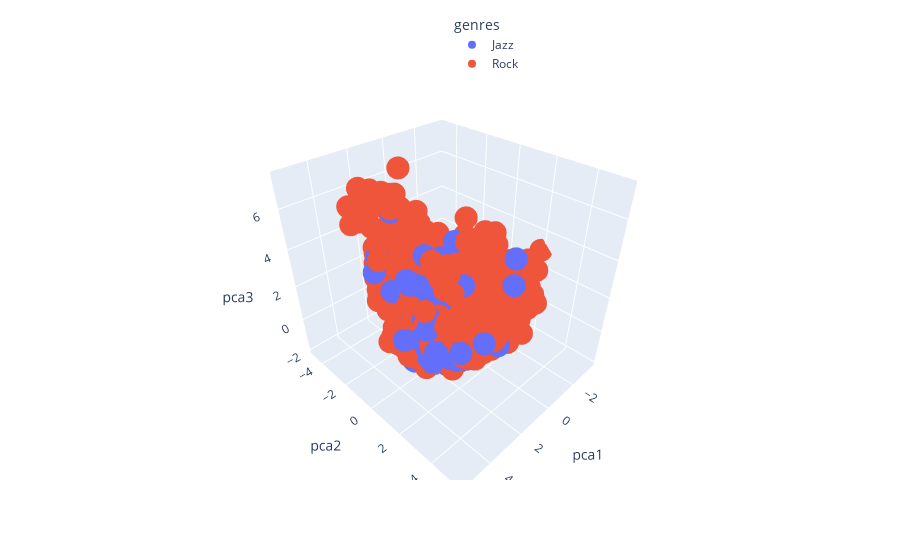

Source (notebook cell):
### Markdown cell above
### 2.3 Plot PCA in 3D

### Code cell
# 3D PCA
#total_var = pca.explained_variance_ratio_.sum() * 100

fig = px.scatter_3d(
    df, x='pca1', y='pca2', z='pca3', color='genres',
    #title=f'Total Explained Variance: {total_var:.2f}%',
    #labels={'0': 'PC 1', '1': 'PC 2', '2': 'PC 3'}
)
fig.update_layout(legend=dict(
    orientation="v",
    yanchor="bottom",
    y=1,
    xanchor="right",
    x=0.6
))
fig.show()

### Figure 1 — Plotly figure (JSON) as saved in the notebook; plotly's stock layout.template omitted (floating-point values rounded to 4 significant figures; data arrays with more than 128 entries replaced by an {"elided": "..."} marker saying what was removed)
{"data": [{"hovertemplate": "genres=Jazz<br>pca1=%{x}<br>pca2=%{y}<br>pca3=%{z}<extra></extra>", "legendgroup": "Jazz", "marker": {"color": "#636efa", "symbol": "circle"}, "mode": "markers", "name": "Jazz", "scene": "scene", "showlegend": true, "type": "scatter3d", "x": {"elided": "241 float values"}, "y": {"elided": "241 float values"}, "z": {"elided": "241 float values"}}, {"hovertemplate": "genres=Rock<br>pca1=%{x}<br>pca2=%{y}<br>pca3=%{z}<extra></extra>", "legendgroup": "Rock", "marker": {"color": "#EF553B", "symbol": "circle"}, "mode": "markers", "name": "Rock", "scene": "scene", "showlegend": true, "type": "scatter3d", "x": {"elided": "3892 float values"}, "y": {"elided": "3892 float values"}, "z": {"elided": "3892 float values"}}], "layout": {"legend": {"orientation": "v", "title": {"text": "genres"}, "tracegroupgap": 0, "x": 0.6, "xanchor": "right", "y": 1, "yanchor": "bottom"}, "margin": {"t": 60}, "scene": {"domain": {"x": [0, 1], "y": [0, 1]}, "xaxis": {"title": {"text": "pca1"}}, "yaxis": {"title": {"text": "pca2"}}, "zaxis": {"title": {"text": "pca3"}}}}}
